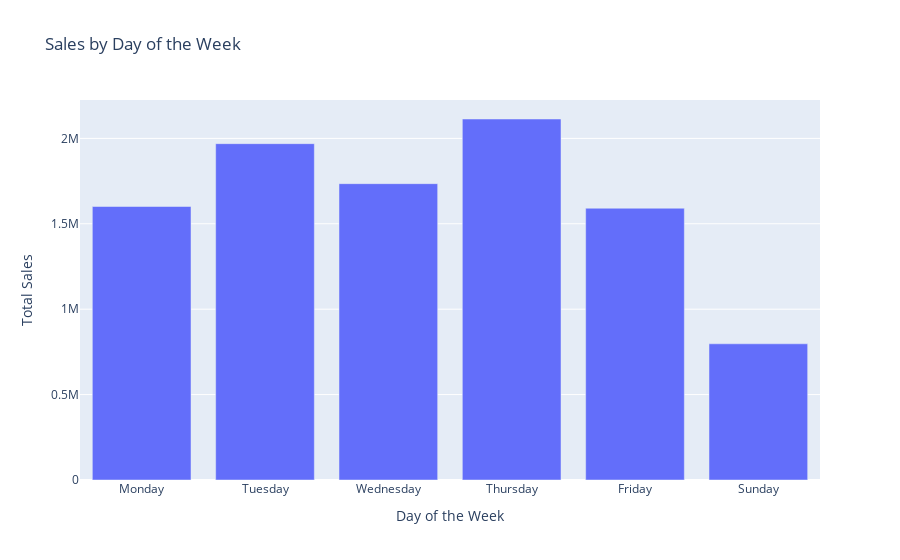

Notebook code cell kept with this figure:
### Code cell
# create a bar chart for sales by each day of week
dayofweek_sales = am_or_pm.groupby('DayOfWeek')['Total_Transaction_Value'].sum().reset_index()
#order the days of the week
dayofweek_sales['DayOfWeek'] = pd.Categorical(dayofweek_sales['DayOfWeek'], categories=['Monday', 'Tuesday', 'Wednesday', 'Thursday', 'Friday', 'Saturday', 'Sunday'], ordered=True)
dayofweek_sales = dayofweek_sales.sort_values('DayOfWeek')
fig = px.bar(dayofweek_sales, x='DayOfWeek', y='Total_Transaction_Value', title='Sales by Day of the Week', labels={'Total_Transaction_Value': 'Total Sales', 'DayOfWeek': 'Day of the Week'})
fig.show()

### Figure 1 — Plotly figure (JSON) as saved in the notebook; plotly's stock layout.template omitted (floating-point values rounded to 4 significant figures)
{"data": [{"alignmentgroup": "True", "hovertemplate": "Day of the Week=%{x}<br>Total Sales=%{y}<extra></extra>", "legendgroup": "", "marker": {"color": "#636efa", "pattern": {"shape": ""}}, "name": "", "offsetgroup": "", "orientation": "v", "showlegend": false, "textposition": "auto", "type": "bar", "x": ["Monday", "Tuesday", "Wednesday", "Thursday", "Friday", "Sunday"], "xaxis": "x", "y": [1601000.0, 1969000.0, 1735000.0, 2113000.0, 1591000.0, 797400.0], "yaxis": "y"}], "layout": {"barmode": "relative", "legend": {"tracegroupgap": 0}, "title": {"text": "Sales by Day of the Week"}, "xaxis": {"anchor": "y", "domain": [0, 1], "title": {"text": "Day of the Week"}}, "yaxis": {"anchor": "x", "domain": [0, 1], "title": {"text": "Total Sales"}}}}
